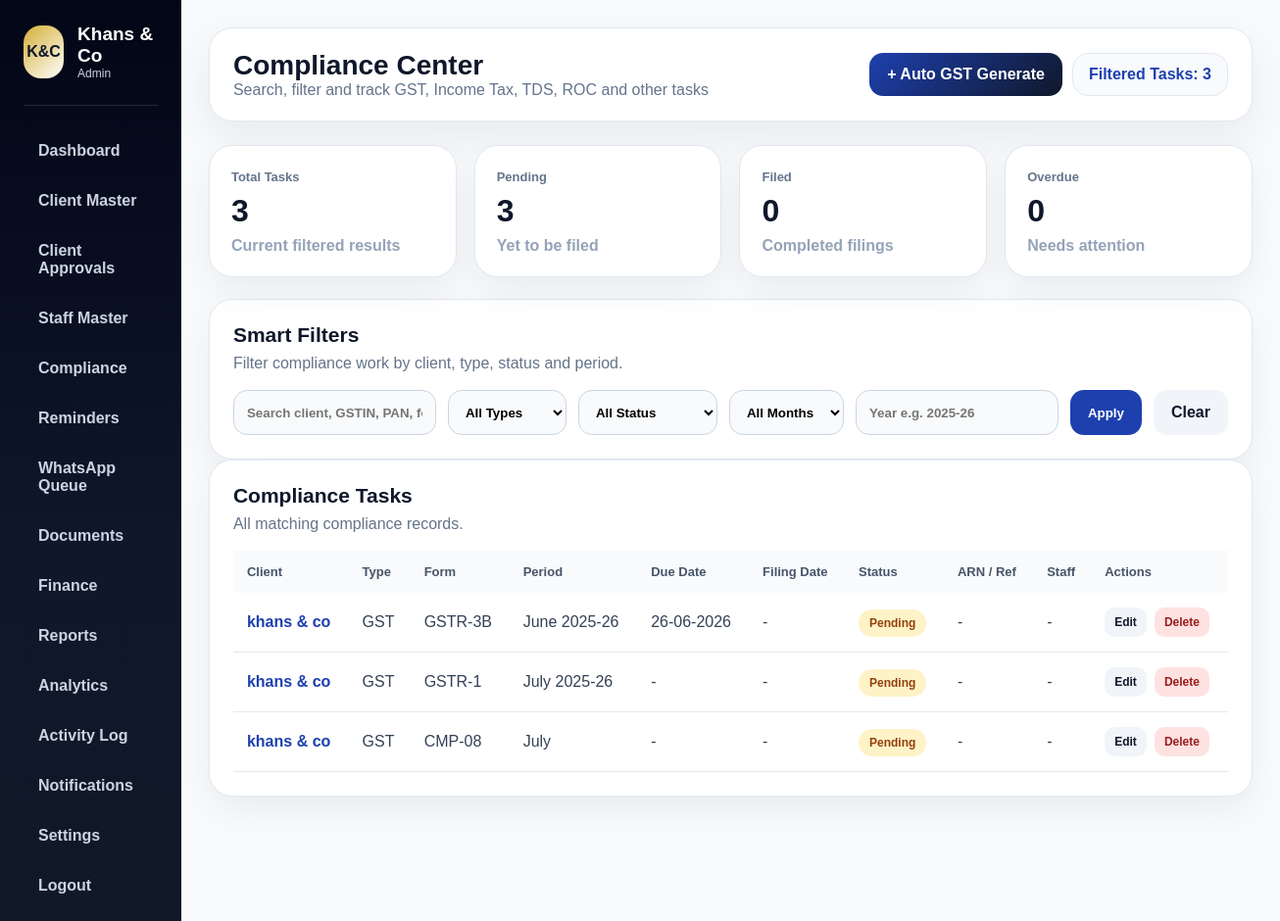
Page /admin/compliance (signed in) on the committed database.
### app/database/models.py (models this page shows)
class ComplianceTask(db.Model):
    __tablename__ = "compliance_tasks"
    id = db.Column(db.Integer, primary_key=True)
    client_id = db.Column(db.Integer, db.ForeignKey("clients.id"), nullable=False, index=True)
    compliance_type = db.Column(db.String(50), nullable=False, default="GST")
    form_name = db.Column(db.String(50), nullable=False)
    period_month = db.Column(db.String(20), nullable=True)
    period_year = db.Column(db.String(10), nullable=True)
    due_date = db.Column(db.Date, nullable=True)
    filing_date = db.Column(db.Date, nullable=True)
    status = db.Column(db.String(30), nullable=False, default="pending")
    arn = db.Column(db.String(100), nullable=True)
    assigned_staff = db.Column(db.String(120), nullable=True)
    notes = db.Column(db.Text, nullable=True)
    whatsapp_sent = db.Column(db.Boolean, default=False)
    whatsapp_sent_at = db.Column(db.DateTime, nullable=True)
    whatsapp_sent_by = db.Column(db.String(120), nullable=True)
    email_sent = db.Column(db.Boolean, default=False)
    email_sent_at = db.Column(db.DateTime, nullable=True)
    email_sent_by = db.Column(db.String(120), nullable=True)
    created_at = db.Column(db.DateTime, default=datetime.utcnow)
    client = db.relationship("Client", backref="compliance_tasks")

class Client(db.Model):
    __tablename__ = "clients"
    id = db.Column(db.Integer, primary_key=True)
    client_code = db.Column(db.String(30), unique=True, nullable=False, index=True)
    business_name = db.Column(db.String(150), nullable=False)
    client_name = db.Column(db.String(120), nullable=False)
    mobile = db.Column(db.String(20), nullable=True)
    email = db.Column(db.String(150), nullable=True)
    gstin = db.Column(db.String(20), nullable=True, index=True)
    pan = db.Column(db.String(20), nullable=True, index=True)
    constitution = db.Column(db.String(80), nullable=True)
    registration_type = db.Column(db.String(80), nullable=True)
    return_frequency = db.Column(db.String(40), nullable=True)
    address = db.Column(db.Text, nullable=True)
    city = db.Column(db.String(80), nullable=True)
    state = db.Column(db.String(80), nullable=True)
    pincode = db.Column(db.String(10), nullable=True)
    status = db.Column(db.String(30), nullable=False, default="active")
    assigned_staff = db.Column(db.String(120), nullable=True)
    created_at = db.Column(db.DateTime, default=datetime.utcnow)
    documents = db.relationship("ClientDocument", backref="client", cascade="all, delete-orphan")

### app/admin/compliance_routes.py (the view, shortened to what this page needs)
@admin_bp.route("/compliance")
@require_compliance_management
def compliance_dashboard():
    if not admin_required():
        return redirect(url_for("auth.login"))
    search = request.args.get("search", "").strip()
    compliance_type = request.args.get("compliance_type", "").strip()
    status = request.args.get("status", "").strip()
    period_month = request.args.get("period_month", "").strip()
    period_year = request.args.get("period_year", "").strip()
    query = ComplianceTask.query.join(Client)
    if compliance_type:
        query = query.filter(ComplianceTask.compliance_type == compliance_type)
    if status:
        query = query.filter(ComplianceTask.status == status)
    if period_month:
        query = query.filter(ComplianceTask.period_month == period_month)
    if period_year:
        query = query.filter(ComplianceTask.period_year == period_year)
    tasks = query.order_by(ComplianceTask.id.desc()).all()
    total_tasks = len(tasks)
    pending_tasks = len([task for task in tasks if task.status == "pending"])
    filed_tasks = len([task for task in tasks if task.status == "filed"])
    overdue_tasks = len([task for task in tasks if task.status == "overdue"])
    return render_template(
        "admin/compliance.html",
        tasks=tasks,
        total_tasks=total_tasks,
        pending_tasks=pending_tasks,
        filed_tasks=filed_tasks,
        overdue_tasks=overdue_tasks,
        search=search,
        selected_type=compliance_type,
        selected_status=status,
        selected_month=period_month,
        selected_year=period_year
    )

### app/admin/compliance_routes.py (called while the page is built)
def admin_required():
    return session.get("user_role") == "admin"

### app/utils/permissions.py (called while the page is built)
def can_manage_compliance(session):
    return session.get("user_role") in [
        ROLE_SUPER_ADMIN,
        ROLE_ADMIN,
        ROLE_PARTNER,
        ROLE_MANAGER,
        ROLE_STAFF
    ]

### app/utils/route_guards.py (called while the page is built)
def require_compliance_management(view_func):
    @wraps(view_func)
    def wrapper(*args, **kwargs):
        if not can_manage_compliance(session):
            flash("You do not have permission to access Compliance.", "error")
            return redirect(url_for("admin.dashboard"))
        return view_func(*args, **kwargs)
    return wrapper

### app/templates/admin/compliance.html (shortened to what this page needs)
{% extends "shared/base.html" %}
{% block body %}
<div class="app-layout">
    {% include "shared/admin_sidebar.html" %}
    <main class="main">
        <header class="topbar">
            <div>
                <h1>Compliance Center</h1>
                <p>Search, filter and track GST, Income Tax, TDS, ROC and other tasks</p>
            </div>
<div class="profile-actions">
    <a class="top-action" href="{{ url_for('admin.generate_gst_tasks') }}">+ Auto GST Generate</a>
    <div class="profile">Filtered Tasks: {{ total_tasks }}</div>
</div>
        </header>
        <section class="metrics">
            <div class="card">
                <span>Total Tasks</span>
                <h2>{{ total_tasks }}</h2>
                <p>Current filtered results</p>
            </div>
            <div class="card warning">
                <span>Pending</span>
                <h2>{{ pending_tasks }}</h2>
                <p>Yet to be filed</p>
            </div>
            <div class="card success">
                <span>Filed</span>
                <h2>{{ filed_tasks }}</h2>
                <p>Completed filings</p>
            </div>
            <div class="card danger">
                <span>Overdue</span>
                <h2>{{ overdue_tasks }}</h2>
                <p>Needs attention</p>
            </div>
        </section>
        <section class="panel">
            <h3>Smart Filters</h3>
            <p>Filter compliance work by client, type, status and period.</p>
            <form method="GET" class="smart-filter">
                <input type="text" name="search" value="{{ search }}" placeholder="Search client, GSTIN, PAN, form">
                <select name="compliance_type">
                    <option value="">All Types</option>
                </select>
                <select name="status">
                    <option value="">All Status</option>
                </select>
                <select name="period_month">
                    <option value="">All Months</option>
                </select>
                <input type="text" name="period_year" value="{{ selected_year }}" placeholder="Year e.g. 2025-26">
                <button type="submit">Apply</button>
                <a href="{{ url_for('admin.compliance_dashboard') }}">Clear</a>
            </form>
        </section>
        <section class="panel">
            <h3>Compliance Tasks</h3>
            <p>All matching compliance records.</p>
            <div class="table-wrap">
                <table class="enterprise-table">
                    <thead>
                        <tr>
                            <th>Client</th>
                            <th>Type</th>
                            <th>Form</th>
                            <th>Period</th>
                            <th>Due Date</th>
                            <th>Filing Date</th>
                            <th>Status</th>
                            <th>ARN / Ref</th>
                            <th>Staff</th>
                            <th>Actions</th>
                        </tr>
                    </thead>
                    <tbody>
                        {% for task in tasks %}
                        <tr>
                            <td>
                                <a class="table-link" href="{{ url_for('admin.view_client', client_id=task.client.id) }}">
                                    {{ task.client.business_name }}
                                </a>
                            </td>
                            <td>{{ task.compliance_type }}</td>
                            <td>{{ task.form_name }}</td>
                            <td>{{ task.period_month or "-" }} {{ task.period_year or "" }}</td>
                            <td>{{ task.due_date.strftime("%d-%m-%Y") if task.due_date else "-" }}</td>
                            <td>{{ task.filing_date.strftime("%d-%m-%Y") if task.filing_date else "-" }}</td>
                            <td><span class="badge {{ task.status }}">{{ task.status|replace("_", " ") }}</span></td>
                            <td>{{ task.arn or "-" }}</td>
                            <td>{{ task.assigned_staff or "-" }}</td>
                            <td>
                                <div class="action-links">
                                    <a href="{{ url_for('admin.edit_compliance_task', task_id=task.id) }}">Edit</a>
                                    <form method="POST" action="{{ url_for('admin.delete_compliance_task', task_id=task.id) }}" onsubmit="return confirm('Delete this compliance task?');">
                                        <button type="submit">Delete</button>
                                    </form>
                                </div>
                            </td>
                        </tr>
                        {% else %}
                        <tr>
                            <td colspan="10" class="empty">No compliance tasks found for selected filters.</td>
                        </tr>
                        {% endfor %}
                    </tbody>
                </table>
            </div>
        </section>
    </main>
</div>
{% endblock %}

### app/static/css/modules/base.css (style rules this page uses)
* { margin: 0; padding: 0; box-sizing: border-box; }
body { font-family: Arial, Helvetica, sans-serif; background: #f8fafc; color: #0f172a; }
a { text-decoration: none; }
:root { --kc-primary: #0f172a; --kc-blue: #1e40af; --kc-gold: #d4af37; --kc-bg: #f8fafc; --kc-card: #ffffff; --kc-border: #e2e8f0; --kc-muted: #64748b; --kc-success: #16a34a; --kc-warning: #f59e0b; --kc-danger: #dc2626; }

### app/static/css/modules/layout.css (style rules this page uses)
.app-layout { min-height: 100vh; display: flex; background: var(--kc-bg); }
.main { flex: 1; padding: 28px; }
.topbar { background: white; border: 1px solid var(--kc-border); border-radius: 24px; padding: 22px 24px; display: flex; justify-content: space-between; align-items: center; box-shadow: 0 16px 45px rgba(15,23,42,.07); margin-bottom: 24px; }
.topbar h1 { font-size: 28px; }
.topbar p { color: var(--kc-muted); }
.profile { background: #f8fafc; border: 1px solid var(--kc-border); padding: 12px 16px; border-radius: 16px; font-weight: 800; color: var(--kc-blue); }

### app/static/css/modules/dashboard.css (style rules this page uses)
.metrics { display: grid; grid-template-columns: repeat(4, 1fr); gap: 18px; margin-bottom: 22px; }
.card { background: white; border: 1px solid var(--kc-border); border-radius: 24px; padding: 22px; box-shadow: 0 14px 35px rgba(15,23,42,.06); }
.card span { color: var(--kc-muted); font-weight: 800; font-size: 13px; }
.card h2 { font-size: 32px; margin: 8px 0; }
.card p { color: #94a3b8; font-weight: 600; }
.panel { background: white; border: 1px solid var(--kc-border); border-radius: 24px; padding: 24px; box-shadow: 0 14px 35px rgba(15,23,42,.06); }
.panel h3 { font-size: 21px; margin-bottom: 8px; }
.panel p { color: var(--kc-muted); margin-bottom: 18px; }

### app/static/css/modules/tables.css (style rules this page uses)
.table-wrap { overflow-x: auto; }
.enterprise-table { width: 100%; border-collapse: collapse; }
.enterprise-table th { text-align: left; background: #f8fafc; color: #475569; font-size: 13px; padding: 14px; }
.enterprise-table td { padding: 15px 14px; border-bottom: 1px solid var(--kc-border); color: #334155; }

### app/static/css/modules/forms.css (style rules this page uses)
.smart-filter { display: grid; grid-template-columns: 1.4fr 1fr 1fr 1fr 1fr auto auto; gap: 12px; margin-top: 18px; }
.smart-filter input, .smart-filter select { height: 46px; border: 1px solid #cbd5e1; border-radius: 14px; padding: 0 13px; outline: none; background: #f8fafc; font-weight: 700; }
.smart-filter button, .smart-filter a { border: none; background: var(--kc-blue); color: white; border-radius: 14px; padding: 0 18px; font-weight: 900; cursor: pointer; display: flex; align-items: center; justify-content: center; }
.smart-filter a { background: #f1f5f9; color: var(--kc-primary); }
.table-link { color: var(--kc-blue); font-weight: 900; }

### app/static/css/modules/components.css (style rules this page uses)
.top-action { background: linear-gradient(135deg, var(--kc-blue), var(--kc-primary)); color: white; padding: 13px 18px; border-radius: 14px; font-weight: 900; }
.badge { padding: 7px 11px; border-radius: 999px; font-size: 12px; font-weight: 900; text-transform: capitalize; }
.action-links { display: flex; gap: 8px; align-items: center; }
.action-links a, .action-links button { border: none; background: #f1f5f9; color: var(--kc-primary); padding: 8px 10px; border-radius: 10px; font-weight: 900; cursor: pointer; font-size: 12px; }
.action-links button { background: #fee2e2; color: #991b1b; }
.profile-actions { display: flex; gap: 10px; }
.badge.pending { background: #fef3c7; color: #92400e; }

### rows in the picture
ComplianceTask: client.business_name "khans & co", compliance_type "GST", form_name "GSTR-3B", period_month "June", period_year "2025-26", due_date "26-06-2026", filing_date "-", status "Pending", arn "-", assigned_staff "-"
ComplianceTask: client.business_name "khans & co", compliance_type "GST", form_name "GSTR-1", period_month "July", period_year "2025-26", due_date "-", filing_date "-", status "Pending", arn "-", assigned_staff "-"
ComplianceTask: client.business_name "khans & co", compliance_type "GST", form_name "CMP-08", period_month "July", due_date "-", filing_date "-", status "Pending", arn "-", assigned_staff "-"

### other values in the picture
{{ session.get("user_role", "Admin")|replace("_", " ")|title }} "Admin"
{{ total_tasks }} "3"
{{ pending_tasks }} "3"
{{ filed_tasks }} "0"
{{ overdue_tasks }} "0"
